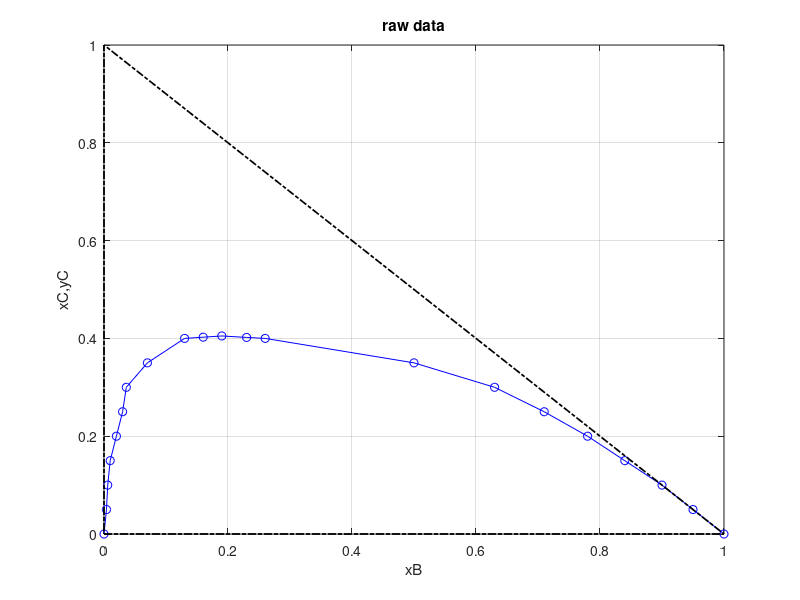
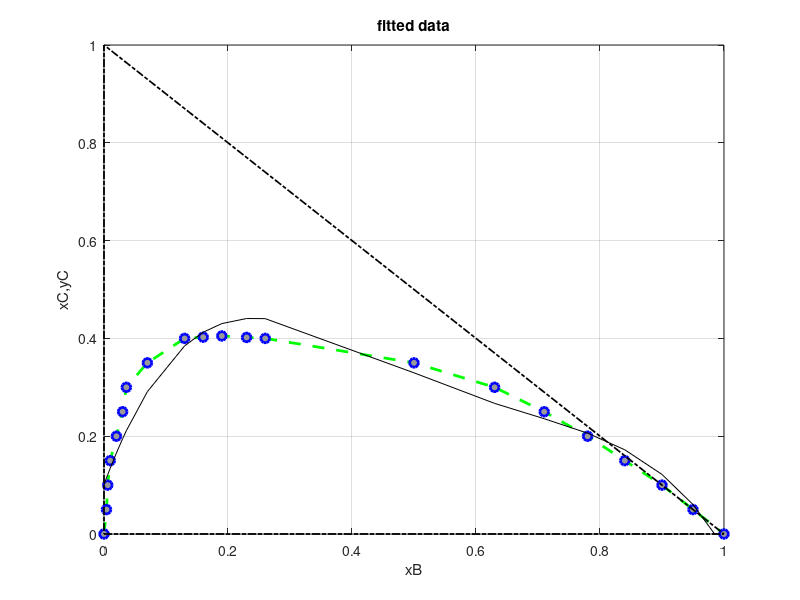

Reproduce these figures in MATLAB, in order. (Note: this script raises an error after producing the figures.)
%% Question 2:

B = [0 0.004 0.006 0.01 0.02 0.03 0.036 0.07 0.13 0.16 0.19 0.23 0.26 0.5 0.63 0.71 0.78 0.84 0.9 0.95 1];
C = [0 0.05 0.1 0.15 0.2 0.25 0.3 0.35 0.4 0.4025 0.405 0.402 0.4 0.35 0.3 0.25 0.2 0.15 0.1 0.05 0];
A = 1 - B - C;

%==========================================================================
%------ extra data points are added to data to make the curve smoother
%==========================================================================

tiexc = [0.04 0.083 0.13 0.215 0.395];
tieyc = [0.035 0.068 0.09 0.145 0.31];

% figure 1
figure(1)
plot(B,C,'bo-');grid on;hold on;
plot([0 1 0 0],[0 0 1 0],'k-.','linewidth',1.25)
xlabel('xB');ylabel('xC,yC');grid on;
title('raw data')

p1 = polyfit(B,C,4);
f1= polyval(p1,B);

figure(2)
plot(B,C,'--go',...
    'linewidth',2,...
    'MarkerSize',6.5,...
    'MarkerEdgeColor','b',...
    'MarkerFaceColor',[0.6,0.6,0.6]);hold on;grid on;
xlabel('xB');ylabel('xC,yC');hold on; 
plot([0 1 0 0],[0 0 1 0],'k-.','linewidth',1.25)
plot(B,f1,'k');grid on;
xlabel('xB');ylabel('xC,yC');
title('fitted data');ylim([0 1]);

% interpolation
B1 = zeros(1,10001);
C1 = zeros(1,10001);

for i = 1:10001
    B1(i) = (i-1)/10000;
    C1(i) = round(interp1(B,C,(i-1)/10000),5);
end

%calculations
%stages = input('enter the number of stages');

solute_in_extract = zeros(1, length(600:20:840));
index = 1;

for p=600:20:840
stages = 3;
figure(p)
plot(B1,C1,'b','linewidth',1.00);grid on;hold on;
plot([0 1 0 0],[0 0 1 0],'k-.','linewidth',1.25)
xlabel('xB');ylabel('xC,yC');title('interpolated data - overall process schematic')

tiexb = zeros(1,length(tiexc));
tieyb = zeros(1,length(tiexc));

for i = 1:length(tiexc)
    index1 = find(abs(C1-tiexc(i)) < 0.001,1,'first');
    index2 = find(abs(C1-tieyc(i)) < 0.001,1,'last');    
    XX = [B1(index1) B1(index2)] ;
    YY = [tiexc(i) tieyc(i)];
    tiexb(i) = B1(index1);
    tieyb(i) = B1(index2);
    plot(XX',YY','mo:','linewidth',1.25)
end   

F1 = [0 0.98];
S1 = [0.35 0.02];
plot(F1,S1,'g^-','linewidth',0.35)
text(0,0.35,'F')
text(0.98,0.02,'- S1,S2,S3')

S = [p  p p];
F = 1000;
xbf = 0;
xcf = 0.35;
ybs = 0.98;
ycs = 0.02;
    
tie_slope = zeros(1,length(tiexc));
for i =  1:length(tiexc)
    tie_slope(i) = (tieyc(i) - tiexc(i))/(tieyb(i) - tiexb(i));
end

r = ones(1,stages);
e = ones(1,stages);
xbr = ones(1,stages);xcr = ones(1,stages);
ybe = ones(1,stages);yce = ones(1,stages);
M = ones(1,stages);
Mx = ones(1,stages);
My = ones(1,stages);

solute = 0;

syms R E
for i = 1:stages

    M(i) = F + S(i);
    My(i) = (F*xcf + S(i)*ycs)/M(i);
    Mx(i) = (F*xbf + S(i)*ybs)/M(i);
    
    if  ((0 < My(i)) && (My(i) <= 0.04))
        slope = 0 + (My(i) - 0)*tie_slope(1)/(0.04);
        
    elseif((0.04< My(i)) && (My(i) <= 0.083))
        slope = tie_slope(1) + (My(i) - 0.04)*tie_slope(2)/(0.083 - 0.04);
        
    elseif ((0.083 < My(i)) && (My(i) <= 0.13))
        slope = tie_slope(2) + (My(i) - 0.083)*tie_slope(3)/(0.13 - 0.083);    
        
    elseif ((0.13 < My(i)) && (My(i) <= 0.215))
        slope = tie_slope(3) + (My(i) - 0.13)*tie_slope(4)/(0.215 - 0.13);    
        
    elseif ((0.215 < My(i)) && (My(i) <= 0.395))
        slope = tie_slope(4) + (My(i) - 0.215)*tie_slope(5)/(0.395 - 0.215);    
          
    elseif((My(i) > 0.395))
        slope = tie_slope(5) + (My(i) - 0.395)*(-0.155)/(0.4 - 0.395);
    
    end
    
    syms x y
    [xbr(i),xcr(i)] = vpasolve([y == poly2sym(p1),y == My(i) + slope*(x - Mx(i))],[x,y],[0 0.2; 0 0.405]);
    [ybe(i),yce(i)] = vpasolve([y == poly2sym(p1),y == My(i) + slope*(x - Mx(i))],[x,y],[0.2 1; 0 0.405]);
 figure(p)
    plot([double(xbr(i)) double(ybe(i))],[double(xcr(i)) double(yce(i))],'o-','Color',[0,0.25,1],'linewidth',0.35)
    plot(double(Mx(i)),double(My(i)),'bo')
    
    text(double(xbr(i)-0.05),double(xcr(i)),['R',num2str(i),' - '])   
    text(double(ybe(i)),double(yce(i)),[' - ','E',num2str(i)])   
    text(double(Mx(i)),double(My(i)+0.02),['M',num2str(i)])  
    
    [r(i),e(i)] = solve([R + E - M(i),((R*xcr(i)) + (E*yce(i)) - (M(i)*My(i))),R>0,E>0],[R,E]);

    % Calculate the amount of solute in the extract phase
    sol = e(i) * yce(i);
    solute = solute + sol;

    F = r(i);
    xcf = xcr(i);
    xbf = xbr(i);
    
end

solute_in_extract(index) = solute;
index = index + 1;

end

% Plot the amount of solute in the extract phase as a function of solvent amount
figure(10)
plot(600:20:840, solute_in_extract, 'b-');
xlabel('Solvent amount (kg)');
ylabel('Solute in extract phase');
title('Removal of solute as a function of solvent amount');
grid on;

figure(11)
for i = 1:length(xcr)-1
    index1 = find(abs(C1-xcr(i)) < 0.001,1,'first');
    XX2 = [B1(index1) 0.98] ;
    YY2 = [xcr(i) 0.02];    
    plot(XX2',YY2','*-','Color',[1,0,0],'linewidth',0.35)
end